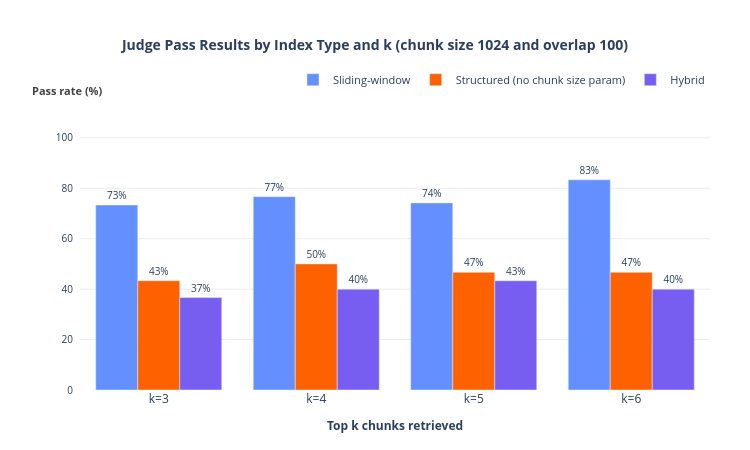
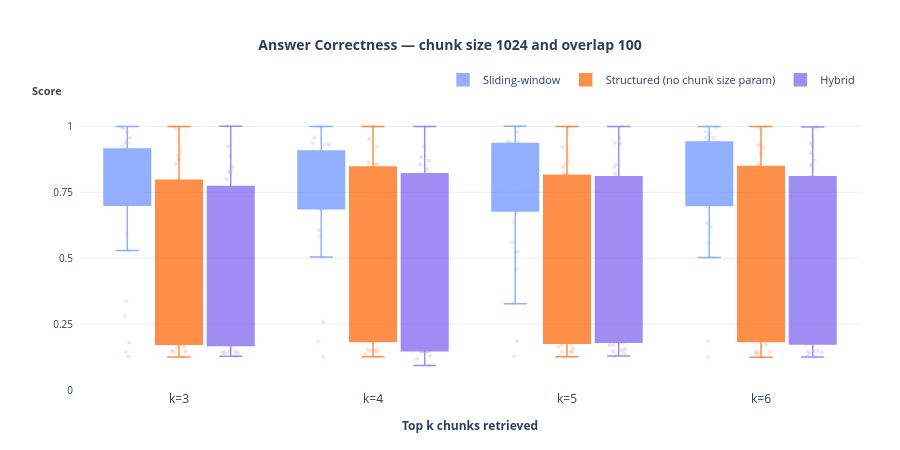
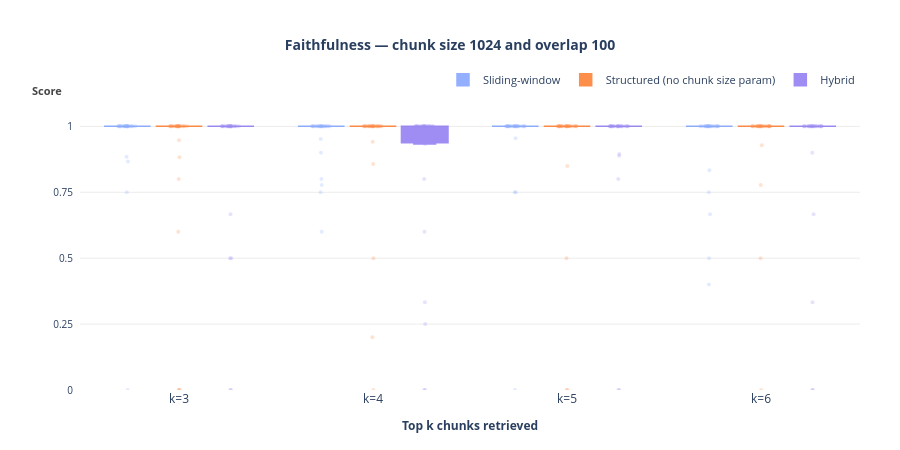
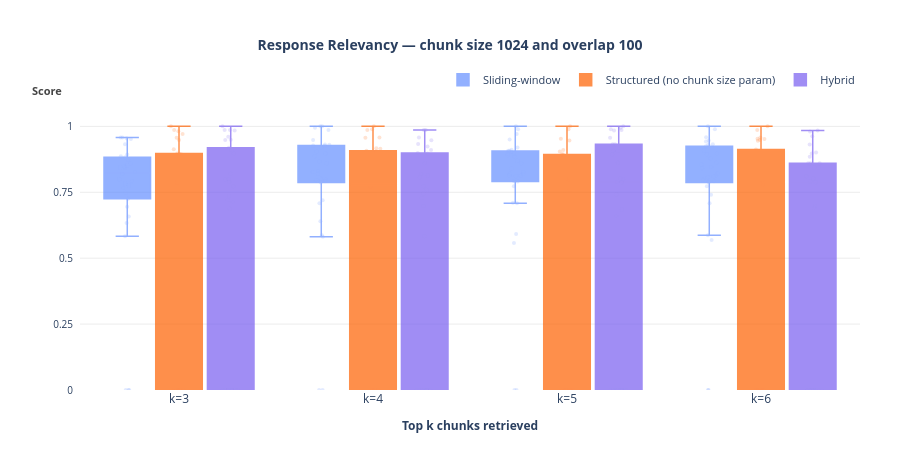

Notebook code for these charts, in order:
### Markdown cell above
# INDEX WITH CHUNK SIZE 1024

### Code cell
CHUNK_SIZE = 1024
CHUNK_OVERLAP_SIZE = 100
df    = load_all_results(chunk_size=CHUNK_SIZE)
stats = pass_stats(df)
means = metric_means(df, ALL_METRICS, filter_absent=True)

plot_pass_rate(stats, PLOTS_DIR / "1024_pass_rate.png",
               f"Judge Pass Results by Index Type and k (chunk size {CHUNK_SIZE} and overlap {CHUNK_OVERLAP_SIZE})", INDEX_LABELS)

plot_metrics_lines(means, PLOTS_DIR / "2_metrics_lines.png", ALL_METRICS, INDEX_LABELS)

for metric in ALL_METRICS:
    plot_single_metric_boxplot(
        df,
        PLOTS_DIR / f"boxplot_{CHUNK_SIZE}_{metric}.png",
        metric,
        INDEX_LABELS,
        f"{metric.replace('_', ' ').title()} — chunk size {CHUNK_SIZE} and overlap {CHUNK_OVERLAP_SIZE}",


    )

### Figure 1 — Plotly figure (JSON) as saved in the notebook; plotly's stock layout.template omitted (floating-point values rounded to 4 significant figures)
{"data": [{"marker": {"color": "#648FFF"}, "name": "Sliding-window", "text": ["73%", "77%", "74%", "83%"], "textfont": {"size": 10}, "textposition": "outside", "type": "bar", "x": ["k=3", "k=4", "k=5", "k=6"], "y": [73.33, 76.67, 74.19, 83.33]}, {"marker": {"color": "#FE6100"}, "name": "Structured (no chunk size param)", "text": ["43%", "50%", "47%", "47%"], "textfont": {"size": 10}, "textposition": "outside", "type": "bar", "x": ["k=3", "k=4", "k=5", "k=6"], "y": [43.33, 50.0, 46.67, 46.67]}, {"marker": {"color": "#785EF0"}, "name": "Hybrid", "text": ["37%", "40%", "43%", "40%"], "textfont": {"size": 10}, "textposition": "outside", "type": "bar", "x": ["k=3", "k=4", "k=5", "k=6"], "y": [36.67, 40.0, 43.33, 40.0]}], "layout": {"annotations": [{"font": {"color": "#444", "size": 11}, "showarrow": false, "text": "<b>Pass rate (%)</b>", "x": 0.04, "xanchor": "right", "xref": "paper", "y": 1, "yanchor": "bottom", "yref": "paper"}], "barmode": "group", "height": 450, "legend": {"font": {"size": 11}, "orientation": "h", "x": 1, "xanchor": "right", "y": 1.02, "yanchor": "bottom"}, "margin": {"b": 60, "l": 80, "r": 40, "t": 100}, "paper_bgcolor": "white", "plot_bgcolor": "white", "title": {"font": {"size": 14, "weight": "bold"}, "text": "Judge Pass Results by Index Type and k (chunk size 1024 and overlap 100)", "x": 0.5, "xanchor": "center"}, "width": 750, "xaxis": {"linecolor": "rgba(0,0,0,0.5)", "linewidth": 1, "showline": false, "tickangle": 0, "tickfont": {"size": 12}, "title": {"font": {"size": 12}, "text": "<b>Top k chunks retrieved</b>"}}, "yaxis": {"gridcolor": "rgba(0,0,0,0.08)", "gridwidth": 1, "linecolor": "rgba(0,0,0,0.5)", "linewidth": 1, "range": [0, 115], "showgrid": true, "showline": false, "tickfont": {"size": 10}, "ticklabelstandoff": 6, "tickvals": [0, 20, 40, 60, 80, 100]}}}

### Figure 2 — Plotly figure (JSON) as saved in the notebook; plotly's stock layout.template omitted (floating-point values rounded to 4 significant figures)
{"data": [{"boxmean": false, "boxpoints": "all", "fillcolor": "#648FFF", "jitter": 0.4, "legendgroup": "Sliding-window", "line": {"color": "#648FFF", "width": 1.5}, "marker": {"color": "#648FFF", "line": {"width": 0}, "opacity": 0.25, "size": 4}, "name": "Sliding-window", "opacity": 0.7, "pointpos": 0, "showlegend": true, "type": "box", "x": ["k=3", "k=3", "k=3", "k=3", "k=3", "k=3", "k=3", "k=3", "k=3", "k=3", "k=3", "k=3", "k=3", "k=3", "k=3", "k=3", "k=3", "k=3", "k=3", "k=3", "k=3", "k=3", "k=3", "k=3", "k=3", "k=3", "k=3", "k=3", "k=3", "k=3", "k=4", "k=4", "k=4", "k=4", "k=4", "k=4", "k=4", "k=4", "k=4", "k=4", "k=4", "k=4", "k=4", "k=4", "k=4", "k=4", "k=4", "k=4", "k=4", "k=4", "k=4", "k=4", "k=4", "k=4", "k=4", "k=4", "k=4", "k=4", "k=4", "k=4", "k=5", "k=5", "k=5", "k=5", "k=5", "k=5", "k=5", "k=5", "k=5", "k=5", "k=5", "k=5", "k=5", "k=5", "k=5", "k=5", "k=5", "k=5", "k=5", "k=5", "k=5", "k=5", "k=5", "k=5", "k=5", "k=5", "k=5", "k=5", "k=5", "k=5", "k=5", "k=6", "k=6", "k=6", "k=6", "k=6", "k=6", "k=6", "k=6", "k=6", "k=6", "k=6", "k=6", "k=6", "k=6", "k=6", "k=6", "k=6", "k=6", "k=6", "k=6", "k=6", "k=6", "k=6", "k=6", "k=6", "k=6", "k=6", "k=6", "k=6", "k=6"], "y": [0.8144, 0.814, 0.8548, 0.9362, 0.7954, 0.2813, 0.1277, 0.9398, 0.1453, 0.8543, 0.5926, 0.5289, 0.7207, 0.9566, 0.9993, 0.9921, 0.8215, 0.9138, 0.9785, 0.8063, 0.7744, 0.8518, 0.7893, 0.3357, 0.701, 0.8806, 0.9242, 0.8078, 0.1788, 0.8174, 0.8144, 0.8604, 0.6866, 0.9362, 0.7954, 0.821, 0.1265, 0.9301, 0.9362, 0.9067, 0.7161, 0.5048, 0.7468, 0.9566, 0.9993, 0.9985, 0.7649, 0.9283, 0.8925, 0.7782, 0.9024, 0.6872, 0.8618, 0.2602, 0.701, 0.5813, 0.7296, 0.6064, 0.1833, 0.7864, 0.8144, 0.778, 0.7341, 0.9362, 0.5249, 0.9449, 0.1274, 0.9439, 0.9363, 0.9085, 0.7203, 0.5601, 0.7017, 0.7663, 1, 0.9985, 0.6715, 0.9283, 0.9794, 0.8063, 0.9379, 0.6341, 0.8625, 0.3268, 0.701, 0.7841, 0.9242, 0.9299, 0.1842, 0.8648, 0.4596, 0.967, 0.8604, 0.7341, 0.9362, 0.7954, 0.946, 0.1265, 0.9235, 0.9405, 0.9084, 0.5993, 0.5024, 0.7166, 0.9566, 0.9995, 0.9959, 0.5576, 0.957, 0.9807, 0.7735, 0.8, 0.6341, 0.7893, 0.6188, 0.7003, 0.8117, 0.9242, 0.7444, 0.1837, 0.7963]}, {"boxmean": false, "boxpoints": "all", "fillcolor": "#FE6100", "jitter": 0.4, "legendgroup": "Structured (no chunk size param)", "line": {"color": "#FE6100", "width": 1.5}, "marker": {"color": "#FE6100", "line": {"width": 0}, "opacity": 0.25, "size": 4}, "name": "Structured (no chunk size param)", "opacity": 0.7, "pointpos": 0, "showlegend": true, "type": "box", "x": ["k=3", "k=3", "k=3", "k=3", "k=3", "k=3", "k=3", "k=3", "k=3", "k=3", "k=3", "k=3", "k=3", "k=3", "k=3", "k=3", "k=3", "k=3", "k=3", "k=3", "k=3", "k=3", "k=3", "k=3", "k=3", "k=3", "k=3", "k=3", "k=3", "k=3", "k=4", "k=4", "k=4", "k=4", "k=4", "k=4", "k=4", "k=4", "k=4", "k=4", "k=4", "k=4", "k=4", "k=4", "k=4", "k=4", "k=4", "k=4", "k=4", "k=4", "k=4", "k=4", "k=4", "k=4", "k=4", "k=4", "k=4", "k=4", "k=4", "k=4", "k=5", "k=5", "k=5", "k=5", "k=5", "k=5", "k=5", "k=5", "k=5", "k=5", "k=5", "k=5", "k=5", "k=5", "k=5", "k=5", "k=5", "k=5", "k=5", "k=5", "k=5", "k=5", "k=5", "k=5", "k=5", "k=5", "k=5", "k=5", "k=5", "k=5", "k=6", "k=6", "k=6", "k=6", "k=6", "k=6", "k=6", "k=6", "k=6", "k=6", "k=6", "k=6", "k=6", "k=6", "k=6", "k=6", "k=6", "k=6", "k=6", "k=6", "k=6", "k=6", "k=6", "k=6", "k=6", "k=6", "k=6", "k=6", "k=6", "k=6"], "y": [0.1737, 0.5049, 0.7051, 0.1462, 0.7954, 0.7667, 0.1256, 0.9476, 0.1481, 0.8889, 0.2015, 0.1614, 0.465, 0.1449, 0.9995, 0.9923, 0.1908, 0.1603, 0.1825, 0.6254, 0.1833, 0.6341, 0.873, 0.3701, 0.2078, 0.9068, 0.8569, 0.2291, 0.1841, 0.173, 0.1534, 0.8575, 0.8553, 0.1476, 0.795, 0.7735, 0.1265, 0.9526, 0.1488, 0.8201, 0.2015, 0.1568, 0.5742, 0.1449, 0.9995, 0.9985, 0.1879, 0.1837, 0.1875, 0.6792, 0.4175, 0.6341, 0.8454, 0.3289, 0.701, 0.8635, 0.9242, 0.2291, 0.1951, 0.1359, 0.1465, 0.8145, 0.857, 0.1571, 0.6954, 0.7995, 0.1265, 0.922, 0.1431, 0.8217, 0.1958, 0.1632, 0.2684, 0.1449, 0.9993, 0.9985, 0.1925, 0.1773, 0.1838, 0.5467, 0.4718, 0.6841, 0.8448, 0.3842, 0.701, 0.6192, 0.8691, 0.2291, 0.1951, 0.173, 0.138, 0.8145, 0.8578, 0.139, 0.5249, 0.7991, 0.1245, 0.9206, 0.145, 0.8481, 0.5015, 0.1679, 0.46, 0.1449, 0.9993, 0.9923, 0.1994, 0.1837, 0.1841, 0.6679, 0.3955, 0.6341, 0.9276, 0.2502, 0.701, 0.897, 0.9351, 0.2291, 0.1951, 0.1731]}, {"boxmean": false, "boxpoints": "all", "fillcolor": "#785EF0", "jitter": 0.4, "legendgroup": "Hybrid", "line": {"color": "#785EF0", "width": 1.5}, "marker": {"color": "#785EF0", "line": {"width": 0}, "opacity": 0.25, "size": 4}, "name": "Hybrid", "opacity": 0.7, "pointpos": 0, "showlegend": true, "type": "box", "x": ["k=3", "k=3", "k=3", "k=3", "k=3", "k=3", "k=3", "k=3", "k=3", "k=3", "k=3", "k=3", "k=3", "k=3", "k=3", "k=3", "k=3", "k=3", "k=3", "k=3", "k=3", "k=3", "k=3", "k=3", "k=3", "k=3", "k=3", "k=3", "k=3", "k=3", "k=4", "k=4", "k=4", "k=4", "k=4", "k=4", "k=4", "k=4", "k=4", "k=4", "k=4", "k=4", "k=4", "k=4", "k=4", "k=4", "k=4", "k=4", "k=4", "k=4", "k=4", "k=4", "k=4", "k=4", "k=4", "k=4", "k=4", "k=4", "k=4", "k=4", "k=5", "k=5", "k=5", "k=5", "k=5", "k=5", "k=5", "k=5", "k=5", "k=5", "k=5", "k=5", "k=5", "k=5", "k=5", "k=5", "k=5", "k=5", "k=5", "k=5", "k=5", "k=5", "k=5", "k=5", "k=5", "k=5", "k=5", "k=5", "k=5", "k=5", "k=6", "k=6", "k=6", "k=6", "k=6", "k=6", "k=6", "k=6", "k=6", "k=6", "k=6", "k=6", "k=6", "k=6", "k=6", "k=6", "k=6", "k=6", "k=6", "k=6", "k=6", "k=6", "k=6", "k=6", "k=6", "k=6", "k=6", "k=6", "k=6", "k=6"], "y": [0.171, 0.1395, 0.6879, 0.1429, 0.6954, 0.8, 0.1277, 0.1451, 0.1429, 0.8889, 0.4065, 0.3703, 0.3391, 0.1406, 1, 0.1687, 0.195, 0.1549, 0.1906, 0.7716, 0.8318, 0.6841, 0.8458, 0.3197, 0.2108, 0.8254, 0.9242, 0.2291, 0.3916, 0.7332, 0.1189, 0.1461, 0.8553, 0.1485, 0.7954, 0.7805, 0.1292, 0.1466, 0.1453, 0.8199, 0.2028, 0.5049, 0.5476, 0.1449, 0.9993, 0.176, 0.1917, 0.0931, 0.1838, 0.5964, 0.8387, 0.6373, 0.8698, 0.2541, 0.701, 0.8837, 0.9242, 0.2291, 0.5374, 0.8202, 0.1706, 0.1511, 0.9373, 0.156, 0.7954, 0.8085, 0.1292, 0.1393, 0.1457, 0.821, 0.1958, 0.4776, 0.5344, 0.9566, 0.9995, 0.1708, 0.1925, 0.192, 0.1809, 0.7225, 0.7671, 0.6841, 0.8448, 0.2521, 0.7382, 0.6826, 0.9351, 0.2291, 0.1869, 0.8557, 0.1251, 0.1461, 0.857, 0.149, 0.7954, 0.7798, 0.1267, 0.1451, 0.1386, 0.9263, 0.1746, 0.5176, 0.4651, 0.1433, 0.9974, 0.178, 0.1964, 0.2066, 0.1869, 0.5864, 0.8984, 0.8089, 0.8708, 0.2407, 0.701, 0.7657, 0.938, 0.2291, 0.5773, 0.851]}], "layout": {"annotations": [{"font": {"color": "#444", "size": 11}, "showarrow": false, "text": "<b>Score</b>", "x": -0.02, "xanchor": "right", "xref": "paper", "y": 1, "yanchor": "bottom", "yref": "paper"}], "boxgap": 0.2, "boxgroupgap": 0.1, "boxmode": "group", "height": 450, "legend": {"font": {"size": 11}, "orientation": "h", "x": 1, "xanchor": "right", "y": 1.02, "yanchor": "bottom"}, "margin": {"b": 60, "l": 80, "r": 40, "t": 100}, "paper_bgcolor": "white", "plot_bgcolor": "white", "title": {"font": {"size": 14, "weight": "bold"}, "text": "Answer Correctness — chunk size 1024 and overlap 100", "x": 0.5, "xanchor": "center"}, "width": 900, "xaxis": {"categoryarray": ["k=3", "k=4", "k=5", "k=6"], "categoryorder": "array", "linecolor": "rgba(0,0,0,0.5)", "linewidth": 1, "showline": false, "tickangle": 0, "tickfont": {"size": 12}, "title": {"font": {"size": 12}, "text": "<b>Top k chunks retrieved</b>"}}, "yaxis": {"gridcolor": "rgba(0,0,0,0.08)", "gridwidth": 1, "linecolor": "rgba(0,0,0,0.5)", "linewidth": 1, "range": [0, 1.1], "showgrid": true, "showline": false, "tickfont": {"size": 10}, "ticklabelstandoff": 6, "tickvals": [0, 0.25, 0.5, 0.75, 1], "title": {"text": ""}}}}

### Figure 3 — Plotly figure (JSON) as saved in the notebook; plotly's stock layout.template omitted (floating-point values rounded to 4 significant figures)
{"data": [{"boxmean": false, "boxpoints": "all", "fillcolor": "#648FFF", "jitter": 0.4, "legendgroup": "Sliding-window", "line": {"color": "#648FFF", "width": 1.5}, "marker": {"color": "#648FFF", "line": {"width": 0}, "opacity": 0.25, "size": 4}, "name": "Sliding-window", "opacity": 0.7, "pointpos": 0, "showlegend": true, "type": "box", "x": ["k=3", "k=3", "k=3", "k=3", "k=3", "k=3", "k=3", "k=3", "k=3", "k=3", "k=3", "k=3", "k=3", "k=3", "k=3", "k=3", "k=3", "k=3", "k=3", "k=3", "k=3", "k=3", "k=3", "k=3", "k=3", "k=3", "k=3", "k=3", "k=3", "k=3", "k=4", "k=4", "k=4", "k=4", "k=4", "k=4", "k=4", "k=4", "k=4", "k=4", "k=4", "k=4", "k=4", "k=4", "k=4", "k=4", "k=4", "k=4", "k=4", "k=4", "k=4", "k=4", "k=4", "k=4", "k=4", "k=4", "k=4", "k=4", "k=4", "k=4", "k=5", "k=5", "k=5", "k=5", "k=5", "k=5", "k=5", "k=5", "k=5", "k=5", "k=5", "k=5", "k=5", "k=5", "k=5", "k=5", "k=5", "k=5", "k=5", "k=5", "k=5", "k=5", "k=5", "k=5", "k=5", "k=5", "k=5", "k=5", "k=5", "k=5", "k=5", "k=6", "k=6", "k=6", "k=6", "k=6", "k=6", "k=6", "k=6", "k=6", "k=6", "k=6", "k=6", "k=6", "k=6", "k=6", "k=6", "k=6", "k=6", "k=6", "k=6", "k=6", "k=6", "k=6", "k=6", "k=6", "k=6", "k=6", "k=6", "k=6", "k=6"], "y": [1, 1, 1, 1, 1, 1, 1, 1, 1, 1, 0, 1, 0.8846, 1, 1, 1, 0.75, 1, 1, 0.8667, 1, 1, 1, 1, 1, 1, 1, 1, 1, 1, 1, 1, 1, 1, 1, 1, 1, 1, 1, 0.75, 1, 1, 0.9524, 1, 1, 1, 0.6, 1, 0.8, 1, 1, 1, 1, 1, 1, 1, 0.9, 1, 1, 0.7778, 1, 0.75, 1, 1, 1, 1, 1, 1, 1, 1, 1, 1, 0.9545, 1, 1, 1, 0.75, 1, 1, 1, 1, 1, 1, 1, 1, 1, 1, 1, 1, 1, 0, 1, 1, 1, 1, 1, 1, 1, 1, 1, 0.75, 0.5, 1, 1, 1, 1, 1, 0.4, 1, 1, 0.8333, 1, 1, 1, 1, 1, 1, 1, 0.6667, 1, 1]}, {"boxmean": false, "boxpoints": "all", "fillcolor": "#FE6100", "jitter": 0.4, "legendgroup": "Structured (no chunk size param)", "line": {"color": "#FE6100", "width": 1.5}, "marker": {"color": "#FE6100", "line": {"width": 0}, "opacity": 0.25, "size": 4}, "name": "Structured (no chunk size param)", "opacity": 0.7, "pointpos": 0, "showlegend": true, "type": "box", "x": ["k=3", "k=3", "k=3", "k=3", "k=3", "k=3", "k=3", "k=3", "k=3", "k=3", "k=3", "k=3", "k=3", "k=3", "k=3", "k=3", "k=3", "k=3", "k=3", "k=3", "k=3", "k=3", "k=3", "k=3", "k=3", "k=3", "k=3", "k=3", "k=3", "k=3", "k=4", "k=4", "k=4", "k=4", "k=4", "k=4", "k=4", "k=4", "k=4", "k=4", "k=4", "k=4", "k=4", "k=4", "k=4", "k=4", "k=4", "k=4", "k=4", "k=4", "k=4", "k=4", "k=4", "k=4", "k=4", "k=4", "k=4", "k=4", "k=4", "k=4", "k=5", "k=5", "k=5", "k=5", "k=5", "k=5", "k=5", "k=5", "k=5", "k=5", "k=5", "k=5", "k=5", "k=5", "k=5", "k=5", "k=5", "k=5", "k=5", "k=5", "k=5", "k=5", "k=5", "k=5", "k=5", "k=5", "k=5", "k=5", "k=5", "k=5", "k=6", "k=6", "k=6", "k=6", "k=6", "k=6", "k=6", "k=6", "k=6", "k=6", "k=6", "k=6", "k=6", "k=6", "k=6", "k=6", "k=6", "k=6", "k=6", "k=6", "k=6", "k=6", "k=6", "k=6", "k=6", "k=6", "k=6", "k=6", "k=6", "k=6"], "y": [1, 1, 0, 1, 1, 1, 1, 1, 1, 0, 1, 1, 1, 1, 1, 1, 1, 1, 1, 0.8824, 0.8, 1, 1, 0.9474, 0.6, 1, 1, 0, 1, 1, 0.2, 1, 1, 1, 1, 1, 1, 1, 1, 1, 1, 1, 1, 1, 1, 1, 1, 1, 1, 0.8571, 1, 1, 1, 0.9412, 1, 1, 1, 0, 1, 0.5, 0, 1, 1, 1, 1, 1, 1, 0.5, 1, 1, 1, 1, 1, 1, 1, 1, 1, 1, 1, 0.85, 1, 1, 1, 1, 1, 1, 1, 0, 1, 1, 1, 1, 1, 1, 1, 1, 1, 0.5, 1, 1, 1, 1, 1, 1, 1, 1, 1, 1, 1, 0.9286, 1, 1, 1, 1, 1, 1, 1, 0, 1, 0.7778]}, {"boxmean": false, "boxpoints": "all", "fillcolor": "#785EF0", "jitter": 0.4, "legendgroup": "Hybrid", "line": {"color": "#785EF0", "width": 1.5}, "marker": {"color": "#785EF0", "line": {"width": 0}, "opacity": 0.25, "size": 4}, "name": "Hybrid", "opacity": 0.7, "pointpos": 0, "showlegend": true, "type": "box", "x": ["k=3", "k=3", "k=3", "k=3", "k=3", "k=3", "k=3", "k=3", "k=3", "k=3", "k=3", "k=3", "k=3", "k=3", "k=3", "k=3", "k=3", "k=3", "k=3", "k=3", "k=3", "k=3", "k=3", "k=3", "k=3", "k=3", "k=3", "k=3", "k=3", "k=3", "k=4", "k=4", "k=4", "k=4", "k=4", "k=4", "k=4", "k=4", "k=4", "k=4", "k=4", "k=4", "k=4", "k=4", "k=4", "k=4", "k=4", "k=4", "k=4", "k=4", "k=4", "k=4", "k=4", "k=4", "k=4", "k=4", "k=4", "k=4", "k=4", "k=4", "k=5", "k=5", "k=5", "k=5", "k=5", "k=5", "k=5", "k=5", "k=5", "k=5", "k=5", "k=5", "k=5", "k=5", "k=5", "k=5", "k=5", "k=5", "k=5", "k=5", "k=5", "k=5", "k=5", "k=5", "k=5", "k=5", "k=5", "k=5", "k=5", "k=5", "k=6", "k=6", "k=6", "k=6", "k=6", "k=6", "k=6", "k=6", "k=6", "k=6", "k=6", "k=6", "k=6", "k=6", "k=6", "k=6", "k=6", "k=6", "k=6", "k=6", "k=6", "k=6", "k=6", "k=6", "k=6", "k=6", "k=6", "k=6", "k=6", "k=6"], "y": [1, 1, 1, 1, 1, 1, 1, 1, 1, 0, 1, 1, 1, 1, 1, 1, 0.5, 1, 1, 1, 1, 1, 1, 1, 0.6667, 1, 1, 0, 0.5, 1, 1, 1, 0.6, 1, 1, 1, 1, 0.3333, 1, 0.8, 1, 1, 1, 1, 1, 1, 1, 0, 1, 0.9375, 1, 1, 1, 0.9333, 1, 1, 1, 0, 0.25, 1, 1, 1, 1, 1, 1, 1, 1, 1, 1, 0.8, 1, 1, 1, 1, 1, 1, 1, 0, 1, 0.8947, 1, 1, 1, 1, 1, 1, 1, 0, 1, 0.8889, 1, 1, 1, 1, 1, 1, 1, 0, 1, 1, 1, 1, 1, 1, 1, 0.6667, 1, 1, 1, 0.9, 1, 1, 1, 1, 1, 1, 1, 0, 0.3333, 1]}], "layout": {"annotations": [{"font": {"color": "#444", "size": 11}, "showarrow": false, "text": "<b>Score</b>", "x": -0.02, "xanchor": "right", "xref": "paper", "y": 1, "yanchor": "bottom", "yref": "paper"}], "boxgap": 0.2, "boxgroupgap": 0.1, "boxmode": "group", "height": 450, "legend": {"font": {"size": 11}, "orientation": "h", "x": 1, "xanchor": "right", "y": 1.02, "yanchor": "bottom"}, "margin": {"b": 60, "l": 80, "r": 40, "t": 100}, "paper_bgcolor": "white", "plot_bgcolor": "white", "title": {"font": {"size": 14, "weight": "bold"}, "text": "Faithfulness — chunk size 1024 and overlap 100", "x": 0.5, "xanchor": "center"}, "width": 900, "xaxis": {"categoryarray": ["k=3", "k=4", "k=5", "k=6"], "categoryorder": "array", "linecolor": "rgba(0,0,0,0.5)", "linewidth": 1, "showline": false, "tickangle": 0, "tickfont": {"size": 12}, "title": {"font": {"size": 12}, "text": "<b>Top k chunks retrieved</b>"}}, "yaxis": {"gridcolor": "rgba(0,0,0,0.08)", "gridwidth": 1, "linecolor": "rgba(0,0,0,0.5)", "linewidth": 1, "range": [0, 1.1], "showgrid": true, "showline": false, "tickfont": {"size": 10}, "ticklabelstandoff": 6, "tickvals": [0, 0.25, 0.5, 0.75, 1], "title": {"text": ""}}}}

### Figure 4 — Plotly figure (JSON) as saved in the notebook; plotly's stock layout.template omitted (floating-point values rounded to 4 significant figures)
{"data": [{"boxmean": false, "boxpoints": "all", "fillcolor": "#648FFF", "jitter": 0.4, "legendgroup": "Sliding-window", "line": {"color": "#648FFF", "width": 1.5}, "marker": {"color": "#648FFF", "line": {"width": 0}, "opacity": 0.25, "size": 4}, "name": "Sliding-window", "opacity": 0.7, "pointpos": 0, "showlegend": true, "type": "box", "x": ["k=3", "k=3", "k=3", "k=3", "k=3", "k=3", "k=3", "k=3", "k=3", "k=3", "k=3", "k=3", "k=3", "k=3", "k=3", "k=3", "k=3", "k=3", "k=3", "k=3", "k=3", "k=3", "k=3", "k=3", "k=3", "k=3", "k=3", "k=3", "k=3", "k=3", "k=4", "k=4", "k=4", "k=4", "k=4", "k=4", "k=4", "k=4", "k=4", "k=4", "k=4", "k=4", "k=4", "k=4", "k=4", "k=4", "k=4", "k=4", "k=4", "k=4", "k=4", "k=4", "k=4", "k=4", "k=4", "k=4", "k=4", "k=4", "k=4", "k=4", "k=5", "k=5", "k=5", "k=5", "k=5", "k=5", "k=5", "k=5", "k=5", "k=5", "k=5", "k=5", "k=5", "k=5", "k=5", "k=5", "k=5", "k=5", "k=5", "k=5", "k=5", "k=5", "k=5", "k=5", "k=5", "k=5", "k=5", "k=5", "k=5", "k=5", "k=5", "k=6", "k=6", "k=6", "k=6", "k=6", "k=6", "k=6", "k=6", "k=6", "k=6", "k=6", "k=6", "k=6", "k=6", "k=6", "k=6", "k=6", "k=6", "k=6", "k=6", "k=6", "k=6", "k=6", "k=6", "k=6", "k=6", "k=6", "k=6", "k=6", "k=6"], "y": [0.8265, 0.5828, 0.8511, 0.7917, 0.8936, 0.7661, 0, 0.7992, 0, 0.6331, 0.8481, 0.9546, 0.9577, 0.9326, 0.9574, 0.9524, 0.8868, 0.873, 0.6947, 0.843, 0.7756, 0.8439, 0.7831, 0.6583, 0.8602, 0.7251, 0.7483, 0.8832, 0, 0.8191, 0.8265, 0.5815, 0.7866, 0.7917, 0.8969, 0.8865, 0, 0.7952, 0.7972, 0.8013, 0.8664, 0.9272, 0.9951, 0.931, 0.926, 0.9044, 0.9302, 0.9194, 0.7079, 0.9481, 0.72, 1, 0.8303, 0.6397, 0.8602, 0.5866, 1, 0.9862, 0, 0.8208, 0.8265, 0.5574, 0.8139, 0.7917, 0.8969, 0.9504, 0, 0.7904, 0.8129, 0.8108, 0.9075, 0.9114, 0.9711, 0.84, 0.9888, 0.9044, 0.8868, 0.9194, 0.7082, 0.9073, 0.8191, 1, 0.8904, 0.7107, 0.8602, 0.5917, 0.7724, 0.8692, 0, 0.8202, 0.897, 0.8411, 0.5694, 0.8139, 0.7917, 0.8969, 0.9317, 0, 0.846, 0.8094, 0.7978, 0.8778, 0.959, 0.8624, 0.931, 0.9249, 0.894, 0.908, 0.9426, 0.8069, 0.9464, 0.7082, 1, 0.787, 0.7409, 0.8554, 0.5866, 0.7724, 0.9893, 0, 0.8208]}, {"boxmean": false, "boxpoints": "all", "fillcolor": "#FE6100", "jitter": 0.4, "legendgroup": "Structured (no chunk size param)", "line": {"color": "#FE6100", "width": 1.5}, "marker": {"color": "#FE6100", "line": {"width": 0}, "opacity": 0.25, "size": 4}, "name": "Structured (no chunk size param)", "opacity": 0.7, "pointpos": 0, "showlegend": true, "type": "box", "x": ["k=3", "k=3", "k=3", "k=3", "k=3", "k=3", "k=3", "k=3", "k=3", "k=3", "k=3", "k=3", "k=3", "k=3", "k=3", "k=3", "k=3", "k=3", "k=3", "k=3", "k=3", "k=3", "k=3", "k=3", "k=3", "k=3", "k=3", "k=3", "k=3", "k=3", "k=4", "k=4", "k=4", "k=4", "k=4", "k=4", "k=4", "k=4", "k=4", "k=4", "k=4", "k=4", "k=4", "k=4", "k=4", "k=4", "k=4", "k=4", "k=4", "k=4", "k=4", "k=4", "k=4", "k=4", "k=4", "k=4", "k=4", "k=4", "k=4", "k=4", "k=5", "k=5", "k=5", "k=5", "k=5", "k=5", "k=5", "k=5", "k=5", "k=5", "k=5", "k=5", "k=5", "k=5", "k=5", "k=5", "k=5", "k=5", "k=5", "k=5", "k=5", "k=5", "k=5", "k=5", "k=5", "k=5", "k=5", "k=5", "k=5", "k=5", "k=6", "k=6", "k=6", "k=6", "k=6", "k=6", "k=6", "k=6", "k=6", "k=6", "k=6", "k=6", "k=6", "k=6", "k=6", "k=6", "k=6", "k=6", "k=6", "k=6", "k=6", "k=6", "k=6", "k=6", "k=6", "k=6", "k=6", "k=6", "k=6", "k=6"], "y": [0, 0, 0.61, 0.723, 0.8936, 0.897, 0, 0.8064, 0, 0.9136, 0.787, 0.4058, 0.981, 0, 0.9568, 0.9479, 0, 0, 0, 0.8961, 0.9706, 1, 0.7557, 0.7867, 0, 0.6863, 0.7724, 0.9864, 0, 0, 0, 0.5574, 0.8139, 0.7649, 0.8753, 0.9076, 0, 0.6555, 0, 0.9152, 0.787, 0.9569, 0.9577, 0, 0.9888, 0.9044, 0, 0, 0, 0.9043, 0.9174, 1, 0.7648, 0.7895, 0.8602, 0.734, 0.7724, 0.9864, 0, 0.6676, 0, 0.5574, 0.7871, 0, 0.8936, 0.9468, 0, 0.7646, 0, 0.9102, 0.7416, 0, 0.9528, 0, 0.8946, 0.9044, 0, 0, 0, 0.8511, 0.7593, 1, 0.7991, 0.7987, 0.8602, 0.5866, 0.8809, 0.9888, 0, 0, 0, 0.5574, 0.7889, 0, 0.8978, 0.9517, 0, 0.8283, 0, 0.796, 0.7752, 0, 0.9528, 0, 0.9574, 0.9479, 0, 0, 0, 0.8581, 0.9458, 1, 0.7773, 0.9126, 0.8602, 0.8774, 0.7893, 0.9864, 0, 0]}, {"boxmean": false, "boxpoints": "all", "fillcolor": "#785EF0", "jitter": 0.4, "legendgroup": "Hybrid", "line": {"color": "#785EF0", "width": 1.5}, "marker": {"color": "#785EF0", "line": {"width": 0}, "opacity": 0.25, "size": 4}, "name": "Hybrid", "opacity": 0.7, "pointpos": 0, "showlegend": true, "type": "box", "x": ["k=3", "k=3", "k=3", "k=3", "k=3", "k=3", "k=3", "k=3", "k=3", "k=3", "k=3", "k=3", "k=3", "k=3", "k=3", "k=3", "k=3", "k=3", "k=3", "k=3", "k=3", "k=3", "k=3", "k=3", "k=3", "k=3", "k=3", "k=3", "k=3", "k=3", "k=4", "k=4", "k=4", "k=4", "k=4", "k=4", "k=4", "k=4", "k=4", "k=4", "k=4", "k=4", "k=4", "k=4", "k=4", "k=4", "k=4", "k=4", "k=4", "k=4", "k=4", "k=4", "k=4", "k=4", "k=4", "k=4", "k=4", "k=4", "k=4", "k=4", "k=5", "k=5", "k=5", "k=5", "k=5", "k=5", "k=5", "k=5", "k=5", "k=5", "k=5", "k=5", "k=5", "k=5", "k=5", "k=5", "k=5", "k=5", "k=5", "k=5", "k=5", "k=5", "k=5", "k=5", "k=5", "k=5", "k=5", "k=5", "k=5", "k=5", "k=6", "k=6", "k=6", "k=6", "k=6", "k=6", "k=6", "k=6", "k=6", "k=6", "k=6", "k=6", "k=6", "k=6", "k=6", "k=6", "k=6", "k=6", "k=6", "k=6", "k=6", "k=6", "k=6", "k=6", "k=6", "k=6", "k=6", "k=6", "k=6", "k=6"], "y": [0, 0, 0.7889, 0.7203, 0.8969, 0.9491, 0, 0, 0, 0.9102, 0.7127, 0.9861, 0.961, 0, 0.9843, 0, 0, 0, 0, 0.9481, 0.7363, 1, 0.7986, 0.8002, 0, 0.6875, 0.7724, 0.9864, 0.9189, 0.8202, 0, 0, 0.8139, 0.7279, 0.8969, 0.9477, 0, 0, 0, 0.9334, 0.6975, 0.9861, 0.8987, 0, 0.9574, 0, 0, 0, 0, 0.9237, 0.7451, 0.9101, 0.8073, 0.7597, 0.8602, 0.5828, 0.7724, 0.9864, 0, 0.8196, 0, 0, 0.788, 0, 0.8936, 0.9322, 0, 0, 0, 0.9071, 0.7416, 0.9861, 0.9951, 0.9326, 0.9568, 0, 0, 0, 0, 0.8021, 0.6602, 1, 0.7991, 0.8618, 0.984, 0.6851, 0.7893, 0.9888, 0, 0.9062, 0, 0, 0.788, 0, 0.8969, 0.9012, 0, 0, 0, 0.8026, 0.6916, 0.9803, 0.9625, 0, 0.8844, 0, 0, 0, 0, 0.8441, 0.6982, 0.8439, 0.7909, 0.86, 0.8602, 0.9316, 0.8601, 0.9841, 0, 0.8111]}], "layout": {"annotations": [{"font": {"color": "#444", "size": 11}, "showarrow": false, "text": "<b>Score</b>", "x": -0.02, "xanchor": "right", "xref": "paper", "y": 1, "yanchor": "bottom", "yref": "paper"}], "boxgap": 0.2, "boxgroupgap": 0.1, "boxmode": "group", "height": 450, "legend": {"font": {"size": 11}, "orientation": "h", "x": 1, "xanchor": "right", "y": 1.02, "yanchor": "bottom"}, "margin": {"b": 60, "l": 80, "r": 40, "t": 100}, "paper_bgcolor": "white", "plot_bgcolor": "white", "title": {"font": {"size": 14, "weight": "bold"}, "text": "Response Relevancy — chunk size 1024 and overlap 100", "x": 0.5, "xanchor": "center"}, "width": 900, "xaxis": {"categoryarray": ["k=3", "k=4", "k=5", "k=6"], "categoryorder": "array", "linecolor": "rgba(0,0,0,0.5)", "linewidth": 1, "showline": false, "tickangle": 0, "tickfont": {"size": 12}, "title": {"font": {"size": 12}, "text": "<b>Top k chunks retrieved</b>"}}, "yaxis": {"gridcolor": "rgba(0,0,0,0.08)", "gridwidth": 1, "linecolor": "rgba(0,0,0,0.5)", "linewidth": 1, "range": [0, 1.1], "showgrid": true, "showline": false, "tickfont": {"size": 10}, "ticklabelstandoff": 6, "tickvals": [0, 0.25, 0.5, 0.75, 1], "title": {"text": ""}}}}
